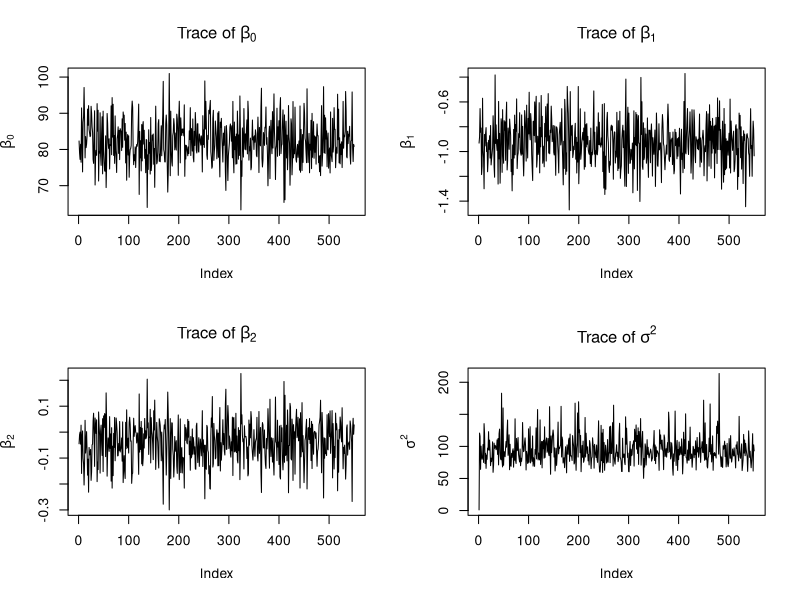
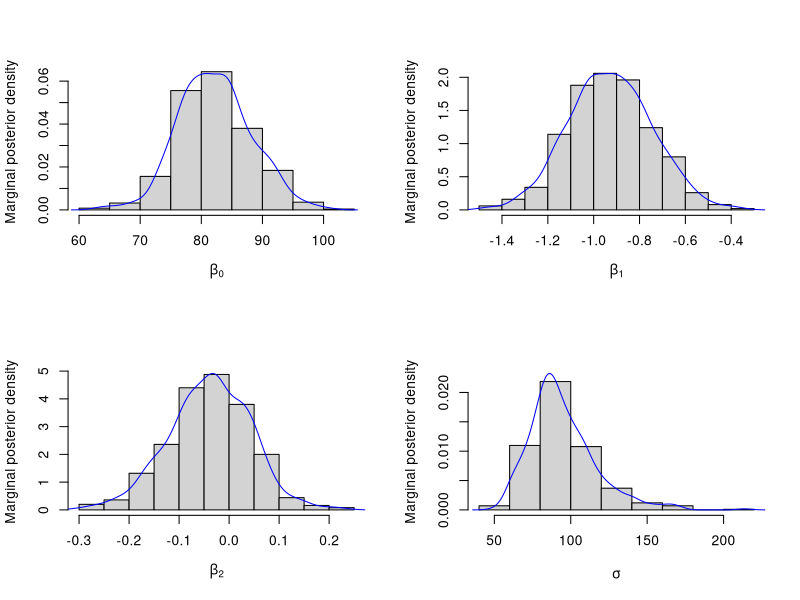

Source code (R) for these figures, in order:
## ---- chunk 1
knitr::opts_chunk$set(echo = TRUE)
## ---- chunk 2
#library(MASS)
#library(mixtools)
#library(plyr)
#library(xtable)
library(mvtnorm)
## ---- chunk 3
# Swiss data
dat <- swiss

# Response variable
Y <- dat$Fertility

# Design matrix
n <- nrow(dat)
X <- matrix(c(rep(1,n), dat$Education, dat$Agriculture), nrow=n)
p <- ncol(X)

# Number of samples
b <- 50  # Burn in
R <- 500 # Random draws to evaluate
B <- R + b

plotSampling <- function(betas, sigma, traces = TRUE, density = TRUE) {
  # Get number of parameters and adjust plot frame height
  q <- ncol(betas) + 1
  frameRows <- round(q/2+0.5)
  
  # Traces
  if(traces == TRUE) {
    par(mfrow = c(2,frameRows))
    for(i in 1:ncol(betas)) {
      plot(betas[,i], type='l', ylab=bquote(beta[.(i-1)]), main=bquote("Trace of" ~ beta[.(i-1)]))
    }
    plot(sigma, type='l', ylab=bquote(sigma^2), main=bquote("Trace of" ~ sigma^2))
  }
  
  # Marginal posterior densities (remove burn in)
  if(density == TRUE) {
    # Function to draw plot
    drawHistDensity <- function(para, para_name) {
      # para     : Parameter (e.b. Beta, Sigma)
      # para_name: Title of plot
      
      # Estimate density for parameter values
      density <- density(para)
      
      # Draw histogram and add estimated density line
      hist(para, freq = FALSE, ylim = c(0,max(density$y)), xlab = para_name,
           ylab="Marginal posterior density", main = NULL)
      lines(density, col="blue")
    }
    
    # Adjust frame and plot all parameters
    par(mfrow = c(2,frameRows))
    for(i in 1:ncol(betas)) {
      drawHistDensity(betas[-(1:b),i], bquote(beta[.(i-1)]))
    }
    drawHistDensity(sigma[-(1:b)], bquote(sigma))
  }
}

# The Gibbs Sampler
gibbsSampler <- function(X, Y, B, show = FALSE) {
  # Size of design matrix
  n <- nrow(X)
  p <- ncol(X)
  
  # Variables to store the samples in 
  betas <- matrix(NA, nrow = B, ncol = p)
  sigma <- c(1, rep(NA, B))
  
  # Sampling
  for(i in 1:B){
    # OLS of beta
    V <- solve(t(X)%*%X)     # (X^T X)^-1
    beta_hat <- V%*%t(X)%*%Y # (X^T X)^-1 X^T Y
    
    # OLS of sigma
    sigma_hat <- t(Y-X%*%beta_hat)%*%(Y-X%*%beta_hat)/(n-p)
    
    # Sample beta from the full conditional 
    betas[i,] <- rmvnorm(1,beta_hat,sigma[i]*V)
    
    # Sample sigma from the full conditional
    sigma[i+1] <- 1/rgamma(1,(n-p)/2,(n-p)*sigma_hat/2)
  }
  
  if(show == TRUE) {
    plotSampling(betas, sigma)
  }
  
  return(list(betas = betas, sigma = sigma))
}

crossValidation <- function(X, Y, B) {
  Yhat <- rep(NA, n)
  betas <- matrix(NA, nrow = n, ncol = p)
  
  for(i in 1:n) {
    # Remove i-th row from data
    Xi <- X[-i,]
    Yi <- Y[-i]
    
    # Run gibbs sampler to get sampled parameters and plot results from first run
    res <- gibbsSampler(Xi, Yi, B, ifelse(i == 1, TRUE, FALSE))
    
    # Calculate posterior mean from sampled betas
    betas[i,] <- apply(res$betas, 2, mean)
    
    # Predict value with posterior mean
    Yhat[i] <- X[i,]%*%betas[i,]
  }
  
  # Calculate beta estimate
  beta_cv <- mean(betas)
  
  # Calculate MSE
  mse <- sum((Y-Yhat)^2)
  
  return(list(betas = betas, mse = mse))
}

res <- crossValidation(X, Y, B)

print(res$mse)

# Compare with frequentist linear regression
#lm(dat$Fertility ~ dat$Education + dat$Agriculture)
